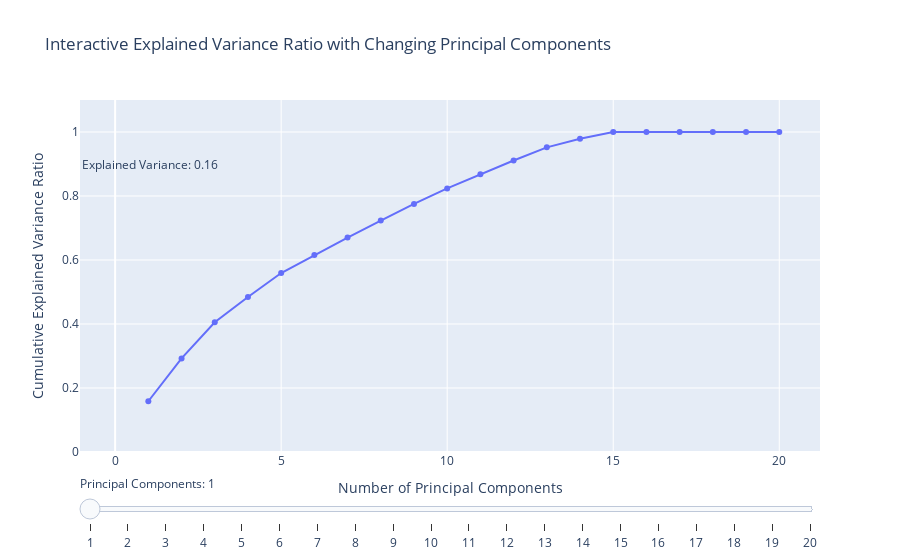

Notebook code cell kept with this figure:
### Markdown cell above
Here it's clear that we lose in accuracy, so it's not recommended to use PCA in datasets where accuracy matters

### Code cell
import plotly.graph_objects as go
import numpy as np
from sklearn.preprocessing import StandardScaler
from sklearn.decomposition import PCA
from sklearn.datasets import make_classification
from sklearn.model_selection import train_test_split

# Create a synthetic dataset
X, y = make_classification(n_samples=1000, n_features=20, n_informative=10, n_redundant=5, random_state=42)

# Split the dataset
X_train, X_test, y_train, y_test = train_test_split(X, y, test_size=0.2, random_state=42)

# Standardize the data
scaler = StandardScaler()
X_train_scaled = scaler.fit_transform(X_train)

# Apply PCA
pca = PCA()
X_train_pca = pca.fit_transform(X_train_scaled)

# Calculate the cumulative explained variance
cumulative_variance = np.cumsum(pca.explained_variance_ratio_)

# Create the base figure
fig = go.Figure()

# Set the initial y-axis range based on the maximum explained variance
initial_y_range = 1.1 * max(cumulative_variance)

# Add the initial traces
fig.add_trace(go.Scatter(x=list(range(1, len(cumulative_variance) + 1)), y=cumulative_variance,
                         mode='lines+markers', name='Explained Variance'))

# Layout configuration
fig.update_layout(title='Interactive Explained Variance Ratio with Changing Principal Components',
                  xaxis_title='Number of Principal Components',
                  yaxis_title='Cumulative Explained Variance Ratio',
                  yaxis=dict(range=[0, initial_y_range]))

# Add dynamic text displaying the explained variance
fig.update_layout(
    annotations=[
        dict(
            text=f'Explained Variance: {cumulative_variance[0]:.2f}',
            showarrow=False,
            x=1.05,
            y=0.9
        )
    ]
)

# Add a slider for selecting the number of principal components
fig.update_layout(sliders=[
    {
        'steps': [
            {
                'method': 'animate',
                'label': str(components),
                'args': [
                    [str(components)], 
                    {
                        'mode': 'immediate',
                        'frame': {'duration': 500, 'redraw': True},
                        'transition': {'duration': 300}
                    }
                ]
            }
            for components in range(1, len(cumulative_variance) + 1)
        ],
        'currentvalue': {'prefix': 'Principal Components: '}
    }
])

# Add frames for each possible number of principal components
fig.frames = [
    go.Frame(
        data=[
            go.Scatter(x=list(range(1, components + 1)), 
                       y=cumulative_variance[:components],
                       mode='lines+markers', name='Explained Variance')
        ],
        name=str(components)
    )
    for components in range(1, len(cumulative_variance) + 1)
]

# Add dynamic text in each frame displaying the explained variance
for components in range(1, len(cumulative_variance) + 1):
    fig.frames[components - 1]['layout'].update(
        annotations=[
            dict(
                text=f'Explained Variance: {cumulative_variance[components - 1]:.2f}',
                showarrow=False,
                x=1.05,
                y=0.9
            )
        ]
    )

# Show the figure
fig.show()

### Figure 1 — Plotly figure (JSON) as saved in the notebook; plotly's stock layout.template omitted (floating-point values rounded to 4 significant figures)
{"data": [{"mode": "lines+markers", "name": "Explained Variance", "type": "scatter", "x": [1, 2, 3, 4, 5, 6, 7, 8, 9, 10, 11, 12, 13, 14, 15, 16, 17, 18, 19, 20], "y": [0.1586, 0.2926, 0.4053, 0.4843, 0.5592, 0.6156, 0.6699, 0.7233, 0.7753, 0.8237, 0.8683, 0.9109, 0.952, 0.979, 1, 1, 1, 1, 1, 1]}], "layout": {"annotations": [{"showarrow": false, "text": "Explained Variance: 0.16", "x": 1.05, "y": 0.9}], "sliders": [{"currentvalue": {"prefix": "Principal Components: "}, "steps": [{"args": [["1"], {"frame": {"duration": 500, "redraw": true}, "mode": "immediate", "transition": {"duration": 300}}], "label": "1", "method": "animate"}, {"args": [["2"], {"frame": {"duration": 500, "redraw": true}, "mode": "immediate", "transition": {"duration": 300}}], "label": "2", "method": "animate"}, {"args": [["3"], {"frame": {"duration": 500, "redraw": true}, "mode": "immediate", "transition": {"duration": 300}}], "label": "3", "method": "animate"}, {"args": [["4"], {"frame": {"duration": 500, "redraw": true}, "mode": "immediate", "transition": {"duration": 300}}], "label": "4", "method": "animate"}, {"args": [["5"], {"frame": {"duration": 500, "redraw": true}, "mode": "immediate", "transition": {"duration": 300}}], "label": "5", "method": "animate"}, {"args": [["6"], {"frame": {"duration": 500, "redraw": true}, "mode": "immediate", "transition": {"duration": 300}}], "label": "6", "method": "animate"}, {"args": [["7"], {"frame": {"duration": 500, "redraw": true}, "mode": "immediate", "transition": {"duration": 300}}], "label": "7", "method": "animate"}, {"args": [["8"], {"frame": {"duration": 500, "redraw": true}, "mode": "immediate", "transition": {"duration": 300}}], "label": "8", "method": "animate"}, {"args": [["9"], {"frame": {"duration": 500, "redraw": true}, "mode": "immediate", "transition": {"duration": 300}}], "label": "9", "method": "animate"}, {"args": [["10"], {"frame": {"duration": 500, "redraw": true}, "mode": "immediate", "transition": {"duration": 300}}], "label": "10", "method": "animate"}, {"args": [["11"], {"frame": {"duration": 500, "redraw": true}, "mode": "immediate", "transition": {"duration": 300}}], "label": "11", "method": "animate"}, {"args": [["12"], {"frame": {"duration": 500, "redraw": true}, "mode": "immediate", "transition": {"duration": 300}}], "label": "12", "method": "animate"}, {"args": [["13"], {"frame": {"duration": 500, "redraw": true}, "mode": "immediate", "transition": {"duration": 300}}], "label": "13", "method": "animate"}, {"args": [["14"], {"frame": {"duration": 500, "redraw": true}, "mode": "immediate", "transition": {"duration": 300}}], "label": "14", "method": "animate"}, {"args": [["15"], {"frame": {"duration": 500, "redraw": true}, "mode": "immediate", "transition": {"duration": 300}}], "label": "15", "method": "animate"}, {"args": [["16"], {"frame": {"duration": 500, "redraw": true}, "mode": "immediate", "transition": {"duration": 300}}], "label": "16", "method": "animate"}, {"args": [["17"], {"frame": {"duration": 500, "redraw": true}, "mode": "immediate", "transition": {"duration": 300}}], "label": "17", "method": "animate"}, {"args": [["18"], {"frame": {"duration": 500, "redraw": true}, "mode": "immediate", "transition": {"duration": 300}}], "label": "18", "method": "animate"}, {"args": [["19"], {"frame": {"duration": 500, "redraw": true}, "mode": "immediate", "transition": {"duration": 300}}], "label": "19", "method": "animate"}, {"args": [["20"], {"frame": {"duration": 500, "redraw": true}, "mode": "immediate", "transition": {"duration": 300}}], "label": "20", "method": "animate"}]}], "title": {"text": "Interactive Explained Variance Ratio with Changing Principal Components"}, "xaxis": {"title": {"text": "Number of Principal Components"}}, "yaxis": {"range": [0, 1.1], "title": {"text": "Cumulative Explained Variance Ratio"}}}}
